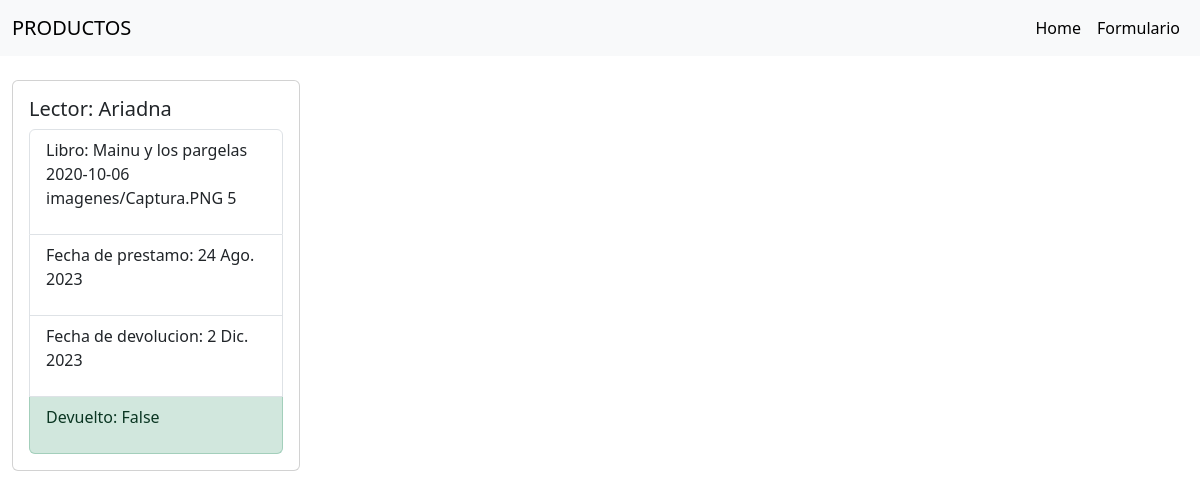
/prestamo/, run on an earlier commit of the app's database.
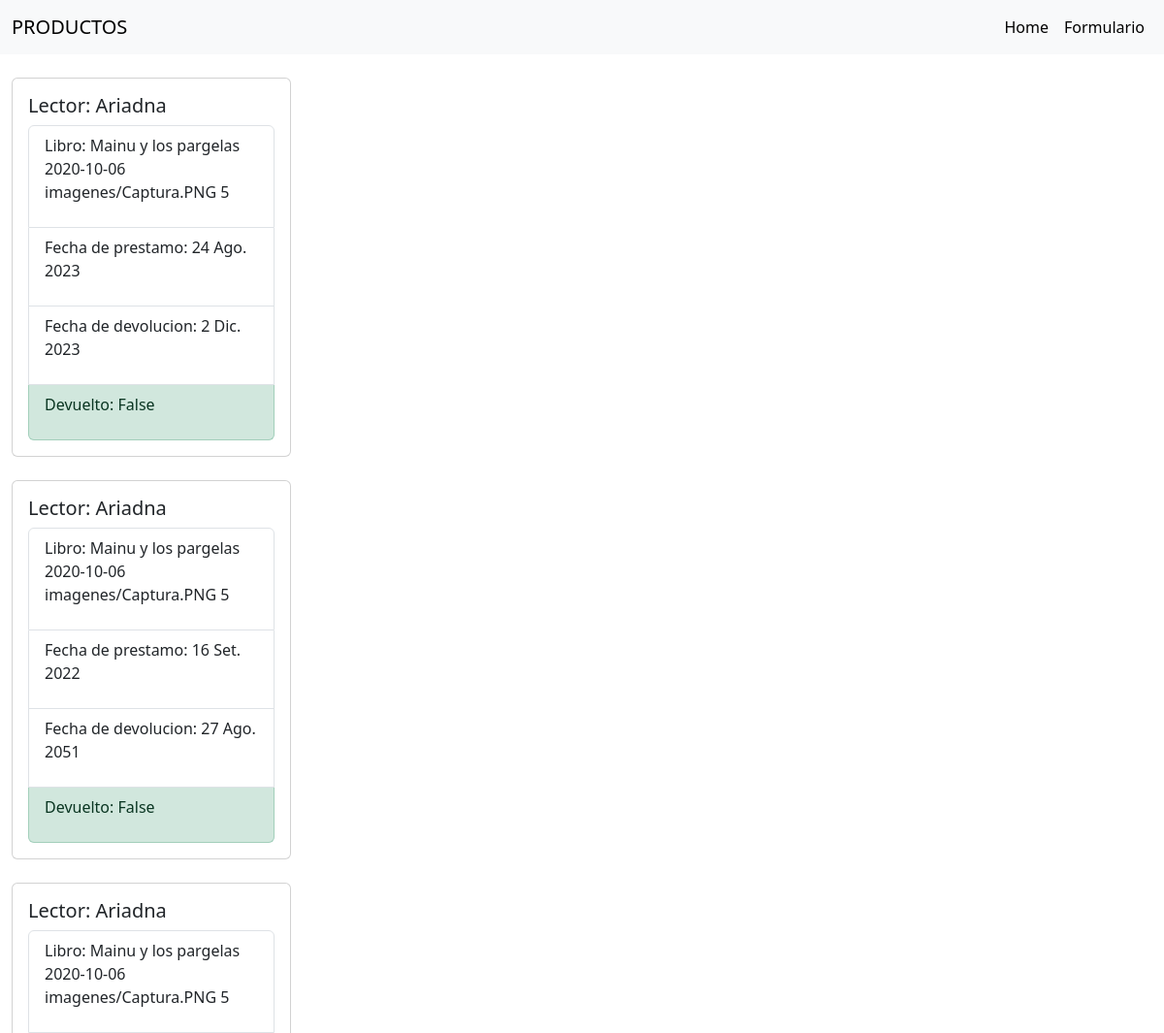
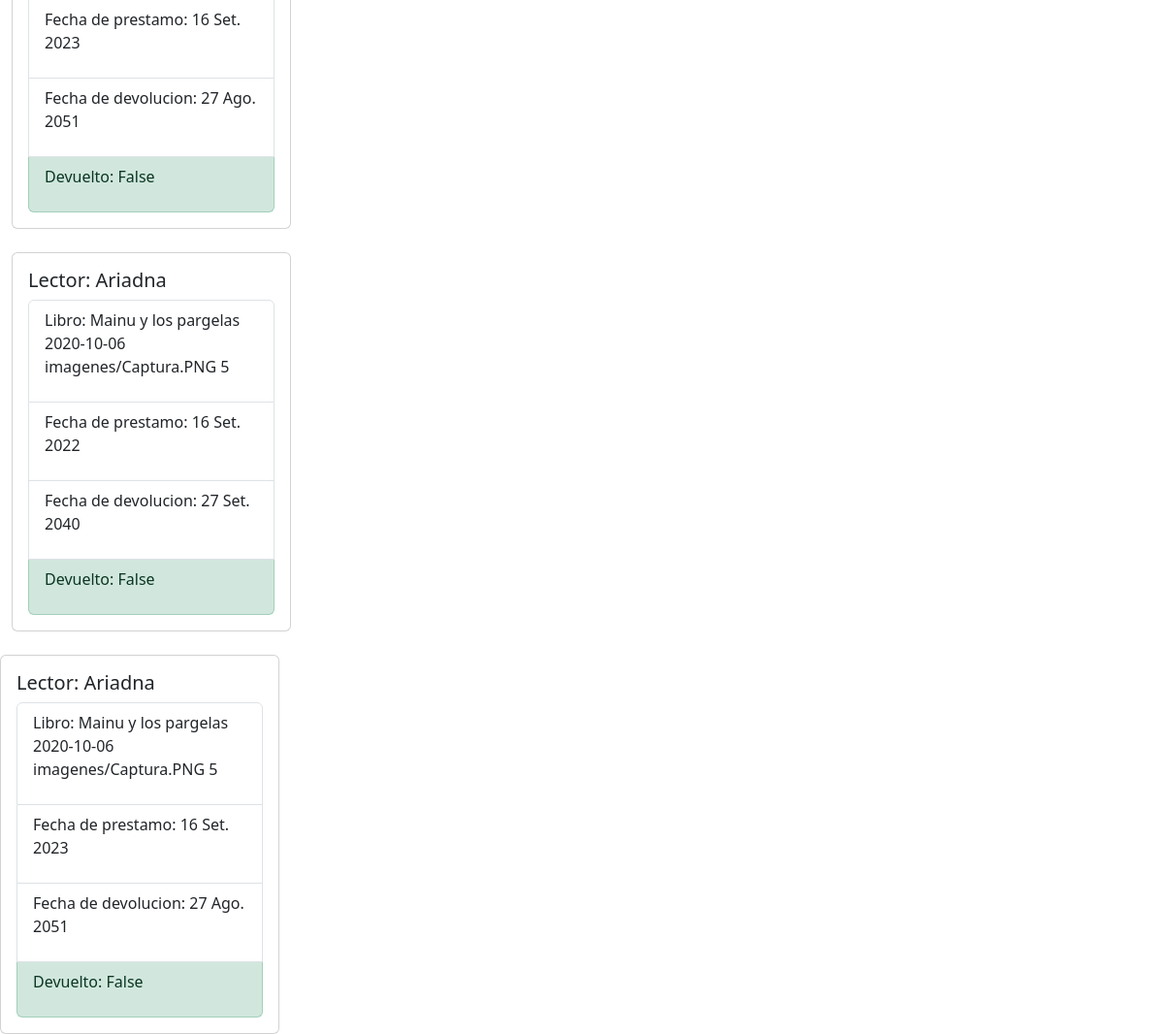
And on a later commit of the database (2 pictures, top to bottom).
### applications/app1/models.py (models this page shows, shortened)
class Prestamo(models.Model):
    lector=models.ForeignKey(Lector, on_delete=models.CASCADE)
    libro=models.ForeignKey(Libro, on_delete=models.CASCADE)
    fechaPrestamo=models.DateField("Fecha del prestamo")
    fechaDevolucion=models.DateField("Fecha de devolucion")
    devuelto=models.BooleanField("Devuelto: ")

class Lector(models.Model):
    nombre= models.CharField("Nombre lector", max_length=20)
    apellidos= models.CharField("Apellido", max_length=20)
    nacionalidad= models.CharField("Nacionalidad", max_length=20)
    edad= models.IntegerField(default=0)
    def __str__(self):
        return str(self.nombre)

class Libro(models.Model):
    titulo= models.CharField("Titulo", max_length=20)
    categoria= models.ForeignKey(Categoria, on_delete=models.CASCADE)
    autores=models.ManyToManyField(Autor)
    fechaLanzamiento= models.DateField("Fecha de lanzamiento")
    portada=models.ImageField(upload_to='imagenes/')
    visitas=models.PositiveIntegerField(default=0)
    def __str__(self):
        return str(self.titulo) + " "+str(self.fechaLanzamiento) +" "+ str(self.portada) +" " +str(self.visitas)

### applications/app1/views.py (the view)
# urls.py: path('prestamo/', views.Prestamo.as_view(), name='Prestamo'),
class Prestamo(ListView):
    template_name ="librovich.html"
    model=Prestamo
    context_object_name="prestamo"

### applications/app1/templates/librovich.html (shortened to what this page needs)
<!DOCTYPE html>
<html lang="es">
  <head>
    <link
      href="https://cdn.jsdelivr.net/npm/bootstrap@5.3.0-alpha3/dist/css/bootstrap.min.css"
      rel="stylesheet"
    />
  </head>
  <body>
    <nav class="navbar navbar-expand-lg bg-body-tertiary">
      <div class="container-fluid">
        <a class="navbar-brand" href="#">PRODUCTOS</a>
        <ul class="navbar-nav me-auto mb-2 mb-lg-0">
          <li class="nav-item">
            <a class="nav-link active" aria-current="page" href="/prestamo"
              >Home</a
            >
          </li>
          <li class="nav-item">
            <a class="nav-link active" aria-current="page" href="/index"
              >Formulario</a
            >
          </li>
        </ul>
      </div>
    </nav>
    <div class="container-fluid mt-4>
      <div class="row">
        {% for elemento in prestamo %}
          <div class="col-md-3 mt-4">
            <div class="card" style="width: 18rem;">
              <div class="card-body">
                <h5 class="card-title">Lector: {{ elemento.lector }}</h5>
                <ul class="list-group">
                  <li class="list-group-item"><p>Libro: {{ elemento.libro }}</p></li>
                  <li class="list-group-item">
                    <p>Fecha de prestamo: {{ elemento.fechaPrestamo }}</p>
                  </li>
                  <li class="list-group-item">
                    <p>Fecha de devolucion: {{ elemento.fechaDevolucion }}</p>
                  </li>
                  {% if elemento.devuelto == "False" %}
                    <li class="list-group-item list-group-item-warning rounded-bottom">
                      <p>Devuelto: {{ elemento.devuelto }}</p>
                    </li>
                  {% else %}
                    <li class="list-group-item list-group-item-success rounded-bottom">
                      <p>Devuelto: {{ elemento.devuelto }}</p>
                    </li>
                  {% endif %}
                </ul>
              </div>
            </div>
          </div>
          {% cycle "" "" "" "</div><div class='row'>" %}
        {% endfor %}
      </div>
  </body>
</html>

What changed in the data, as far as the page shows it:
added Prestamo: lector "Ariadna", libro "Mainu y los pargelas 2020-10-06 imagenes/Captura.PNG 5", fechaPrestamo "16 Set. 2022", fechaDevolucion "27 Ago. 2051", devuelto "False"
added Prestamo: lector "Ariadna", libro "Mainu y los pargelas 2020-10-06 imagenes/Captura.PNG 5", fechaPrestamo "16 Set. 2023", fechaDevolucion "27 Ago. 2051", devuelto "False"
added Prestamo: lector "Ariadna", libro "Mainu y los pargelas 2020-10-06 imagenes/Captura.PNG 5", fechaPrestamo "16 Set. 2022", fechaDevolucion "27 Set. 2040", devuelto "False"
added Prestamo: lector "Ariadna", libro "Mainu y los pargelas 2020-10-06 imagenes/Captura.PNG 5", fechaPrestamo "16 Set. 2023", fechaDevolucion "27 Ago. 2051", devuelto "False"
